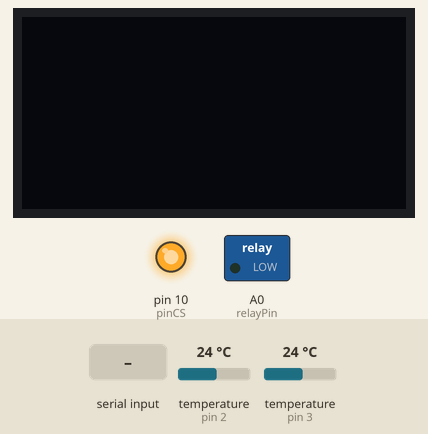
Bench run of a sketch on a simulated Arduino Uno, built with avr-gcc and run on an emulated ATmega328P. Shown: 128×64 one-colour display, switched loads named in the sketch (green lamp = pin HIGH), output pins drawn as LEDs (lit = HIGH). The test bench sets the inputs (shaded band); at power-on: temperature (sensors on pin 2, pin 3) 24 °C. Storage starts empty; what the sketch prints to the serial monitor is not drawn.

Above: at 1.3 s.
1.4 s: "3" received over Serial
At 4.0 s:
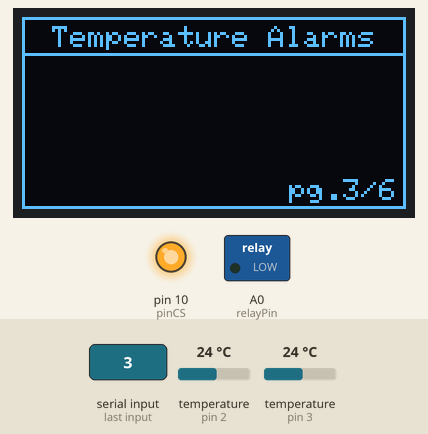
4.1 s: byte 55 (55) received over Serial
At 6.0 s:
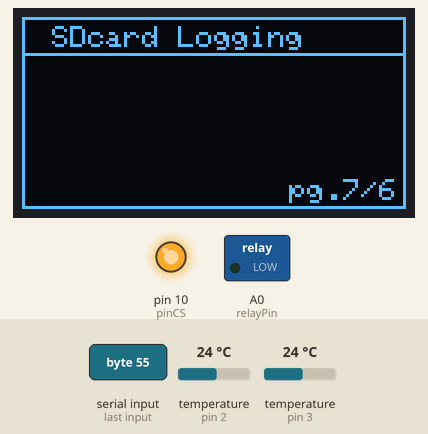
9.5 s: "1" received over Serial
At 14.4 s:
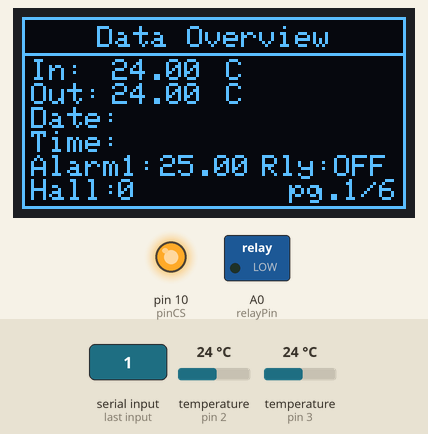
14.9 s: temperature (sensor on pin 2) set to 25.6 °C
At 17.4 s:
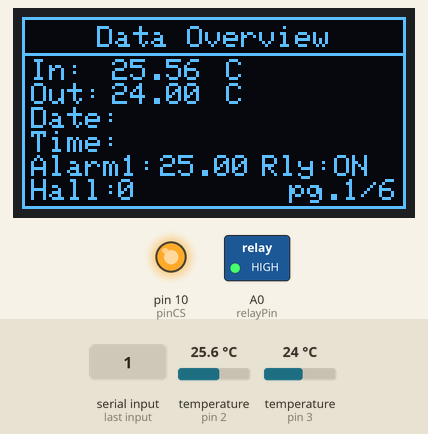
20.3 s: "2" received over Serial
At 24.2 s:
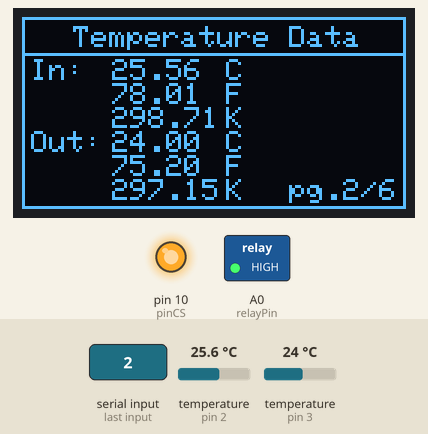
25.7 s: "4" received over Serial
At 26.63 s:
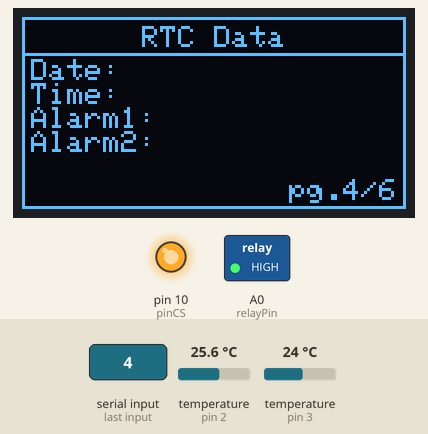
Timing chart, 0 to 28.7 s (numbered marks = the images above; inputs shaded):
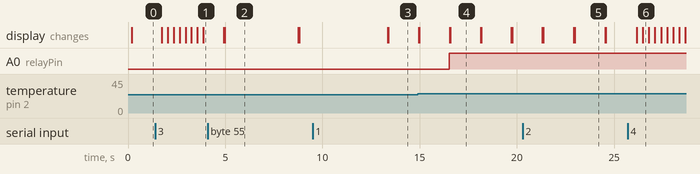

Measured:
- the behaviour switches between 24.9 and 25 °C on temperature (sensor on pin 2) (found by bisection; images 3 and 4)
- after the input at 4.1 s, the display: first changes after 0.84 s (image 2 shows a later state)
- after the input at 9.5 s, the display: first changes after 3.9 s (image 3 shows a later state)
- after the input at 14.9 s, A0 (relayPin): LOW → HIGH after 1.6 s; the display: first differs from a run without the input after 1.7 s (image 4)
- after the input at 20.3 s, the display: first differs from a run without the input after 2.6 s (image 5 shows a later state)
- what the display in image 2 shows lasts 3.8 s, from 5.0 s to 8.8 s
- what the display in image 4 shows lasts 1.5 s, from 16.6 s to 18.1 s

The sketch:

TwoDS18B20_OneOLED.ino
```cpp
//
// FILE: TwoDS18B20_OneOLED.ino
// AUTHOR: Vlad Maris
// VERSION: 0.3.00
// PURPOSE: two pins for two sensors demo, with OLED display on I2C
// DATE: 2022-10-30
//


//
// Sensor shield v5.0 pinout:
//
// Pin0 Hall sensor
// Pin1 burnt ?!
// Pin2 DS18B20 interior
// Pin3 DS18B20 exterior
// Pin4
// Pin5
// Pin6
// Pin7
// Pin8
// Pin9
// Pin10 SDcard CS
// Pin11 SDcard MOSI
// Pin12 SDcard MISO
// Pin13 SDcard SCK
// PinA0 Relay
//

#include <stdio.h>
#include <OneWire.h>
#include <DallasTemperature.h>
#include <Adafruit_GFX.h>      // Include core graphics library for the display
#include <Adafruit_SSD1306.h>  // Include Adafruit_SSD1306 library to drive the display
#include <SD.h>
#include <SPI.h>  //used for SDcard interface


#define ONE_WIRE_BUS_1 2  // assign pin 2 to interior temperature sensor
#define ONE_WIRE_BUS_2 3  // assign pin 3 to exterior temperature sensor
#define hallPin 0         //assign pin 0 to hall sensor
#define relayPin A0       // assign pin A0 for relay control
#define tempSet 25.0      // assign treshold temperature for relay On/Off
int pinCS = 10;           //

OneWire oneWire_t1(ONE_WIRE_BUS_1);
OneWire oneWire_t2(ONE_WIRE_BUS_2);

DallasTemperature sensor_inhouse(&oneWire_t1);
DallasTemperature sensor_outhouse(&oneWire_t2);

Adafruit_SSD1306 display(128, 64);  // Create display

float T1C, T2C, T1F, T2F, T1K, T2K;  // used to store values read from temperature sensors

float *T1Cptr, *T2Cptr, *T1Fptr, *T2Fptr, *T1Kptr, *T2Kptr;  // used to pass the temperature sensors readings

short displayMode;     // Used to navigate between active functions
short oldDisplayMode;  // Used as backup if the new value is not OK

bool isField;  // used for signaling the presence of a field near Hall sensor
bool isRelay;  // used for signaling the relay state

File myFile;  // the file used to log data on SDcard

void setup(void) {

  delay(100);  // This delay is needed to let the display to initialize

  display.begin(SSD1306_SWITCHCAPVCC, 0x3C);  // Initialize display with the I2C address of 0x3C

  display.clearDisplay();  // Clear the buffer

  cli();  //stop interrupts

  //set timer4 interrupt at 1Hz
  TCCR1A = 0;  // set entire TCCR1A register to 0
  TCCR1B = 0;  // same for TCCR1B
  TCNT1 = 0;   //initialize counter value to 0
  // set compare match register for 1hz increments
  OCR1A = 3906 / 1;  // = (16*10^6) / (1*1024) - 1 (must be <65536)
  // turn on CTC mode
  TCCR1B |= (1 << WGM12);
  // Set CS12 and CS10 bits for 1024 prescaler
  TCCR1B |= (1 << CS12) | (1 << CS10);
  // enable timer compare interrupt
  TIMSK1 |= (1 << OCIE1A);

  sei();  //allow interrupts

  sensor_inhouse.begin();

  sensor_outhouse.begin();

  Serial.begin(9600);  // set serial comm baudrate

  Serial.println("Two Sensors, One Display");  // Print on serial the title of this program

  pinMode(relayPin, OUTPUT);  // sets the digital pin A0 as output

  pinMode(hallPin, INPUT);  // sets the digital pin 9 as output

  display.setTextColor(WHITE);  // Set color of the text

  display.setRotation(0);  // Set orientation. Goes from 0, 1, 2 or 3

  display.setTextWrap(false);  // By default, long lines of text are set to automatically wrap back to the leftmost column.

  display.setTextSize(0);  // Set text size. We are using a custom font so you should always use the text size of 0

  display.dim(1);  //Set brightness (0 is maximun and 1 is a little dim)

  displayMode = 49;     // Initialize displaymode with 49==0, the value read from serial monitor; used for navigating between active functions
  oldDisplayMode = 49;  // Initialize the oldvalue

  T1Cptr = &T1C;
  T2Cptr = &T2C;
  T1Fptr = &T1F;
  T2Fptr = &T2F;
  T1Kptr = &T1K;
  T2Kptr = &T2K;

  pinMode(pinCS, OUTPUT);  //set for sdcard interface
  digitalWrite(10, HIGH);

  // SDcard Initialization
  if (SD.begin()) {
    Serial.println("SDcard is ready to use.");
  } else {
    Serial.println("SDcard initialization failed");
    return;
  }
}


// this is the main loop that switches between the defined functions, as received from serial port treated with interruption
void loop(void) {
  if (displayMode == 49) {                          //if 1 is read
    myFirstPage();                                  // run first page
  } else if (displayMode == 50) {                   //if 2 is read
    mySecondPage();                                 // run second page
  } else if (displayMode == 51) {                   //if 3 is read
    myThirdPage();                                  //run third page
  } else if (displayMode == 52) {                   //if 4 is read
    myFourthPage();                                 // run fourth page
  } else if (displayMode == 53) {                   //if 5 is read
    myFifthPage();                                  // run fifth page
  } else if (displayMode == 54) {                   //if 6 is read
    mySixthPage();                                  // run sixth page
  } else if (displayMode == 55) {                   //if 7 is read
    mySeventhPage();                                // run seventh page
  } else {                                          //if none
    Serial.println("displayMode uninitialised!!");  // announce no value for page to be displayed; failsafe mechanism
    displayMode = 49;                               // initialise
    myFirstPage();                                  //ensure enter in something
  }
}  //end of loop


// this function reads and displays general sensor readings, RTC, relay
void myFirstPage() {
  //print sensor data when displayMode equals 1
  sensor_inhouse.requestTemperatures();          //get temperatures for first sensor
  *T1Cptr = sensor_inhouse.getTempCByIndex(0);   //get celsius value
  sensor_outhouse.requestTemperatures();         //get temperatures for second sensor
  *T2Cptr = sensor_outhouse.getTempCByIndex(0);  //get celsius value

  if (*T1Cptr < tempSet) {
    digitalWrite(relayPin, LOW);
    isRelay = 0;
  } else {
    digitalWrite(relayPin, HIGH);
    isRelay = 1;
  }

  isField = digitalRead(hallPin);  //read the hall sensor output

  initPage(1);  //draw the frame for page 1

  display.setCursor(25, 3);  // (x,y)

  display.println("Data Overview");  // Text or value to print

  display.setCursor(3, 14);  // (x,y)

  display.println("In:");  // Text or value to print

  printTemp1C(30, 14);  // (x,y)

  printUnit1C(68, 14);  // (x,y)

  display.setCursor(3, 22);  // (x,y)

  display.println("Out:");  // Text or value to print

  printTemp2C(30, 22);  // (x,y)

  printUnit2C(68, 22);  // (x,y)

  display.setCursor(3, 30);  // (x,y)

  display.println("Date:");  // Text or value to print

  display.setCursor(3, 38);  // (x,y)

  display.println("Time:");  // Text or value to print

  display.setCursor(3, 46);  // (x,y)

  display.println("Alarm1:");  // Text or value to print

  display.setCursor(46, 46);  // (x,y)

  display.println(tempSet);  // Text or value to print

  display.setCursor(3, 54);  // (x,y)

  display.println("Hall:");  // Text or value to print

  display.setCursor(32, 54);  // (x,y)

  display.println(isField);  // Text or value to print

  display.setCursor(80, 46);  // (x,y)

  display.println("Rly:");  // Text or value to print

  display.setCursor(104, 46);  // (x,y)

  if (isRelay == 1) {
    display.println("ON");
  } else {
    display.println("OFF");
  };

  display.display();  // Print everything we set previously

  return;
}

// this function reads and displays temperature sensors readings
void mySecondPage() {
  //print sensor data when displayMode equals 2
  sensor_inhouse.requestTemperatures();         //get temperatures for first sensor
  *T1Cptr = sensor_inhouse.getTempCByIndex(0);  //get celsius value
  *T1Fptr = sensor_inhouse.getTempFByIndex(0);  //get fahrenheit value
  *T1Kptr = *T1Cptr + 273.15;                   //convert celsius to kelvin

  sensor_outhouse.requestTemperatures();         //get temperatures for second sensor
  *T2Cptr = sensor_outhouse.getTempCByIndex(0);  //get celsius value
  *T2Fptr = sensor_outhouse.getTempFByIndex(0);  //get fahrenheit value
  *T2Kptr = *T2Cptr + 273.15;                    //convert celsius to kelvin

  initPage(2);  //draw the frame for page 2

  display.setCursor(17, 3);  // (x,y)

  display.println("Temperature Data");  // Text or value to print

  // first sensor display

  display.setCursor(3, 14);  // (x,y)

  display.println("In:");  // Text or value to print

  printTemp1C(30, 14);  // (x,y)

  printUnit1C(68, 14);  // (x,y)

  printTemp1F(30, 22);  // (x,y)

  printUnit1F(68, 22);  // (x,y)

  printTemp1K(30, 30);  // (x,y)

  printUnit1K(68, 30);  // (x,y)


  //second sensor display

  display.setCursor(3, 38);  // (x,y) 4th line

  display.println("Out:");  // Text or value to print

  printTemp2C(30, 38);  // (x,y)

  printUnit2C(68, 38);  // (x,y) 4th line

  printTemp2F(30, 46);  // (x,y)

  printUnit2F(68, 46);  // (x,y) 4th line

  printTemp2K(30, 54);  // (x,y)

  printUnit2K(68, 54);  // (x,y) 4th line

  display.display();  // Print everything we set previously

  return;
}

// this function reads and displays temperature alarms
void myThirdPage() {
  //display something when displayMode equals 3
  initPage(3);  //draw the frame for page 3

  display.setCursor(10, 3);  // (x,y)

  display.println("Temperature Alarms");  // Text or value to print

  display.display();  // Print everything we set previously

  return;
}

// this function reads and displays RTC data
void myFourthPage() {
  //display time and date when displayMode equals 4
  initPage(4);  //draw the frame for page 4

  display.setCursor(40, 3);  // (x,y)

  display.println("RTC Data");  // Text or value to print

  display.setCursor(3, 14);  // (x,y)

  display.println("Date:");  // Text or value to print

  display.setCursor(3, 22);  // (x,y)

  display.println("Time:");  // Text or value to print

  display.setCursor(3, 30);  // (x,y)

  display.println("Alarm1:");  // Text or value to print

  display.setCursor(3, 38);  // (x,y)

  display.println("Alarm2:");  // Text or value to print

  display.display();  // Print everything we set previously

  return;
}

// this function reads and displays GSM data
void myFifthPage() {
  //display something when displayMode equals 5
  initPage(5);  //draw the frame for page 5

  display.setCursor(40, 3);  // (x,y)

  display.println("GSM Data");  // Text or value to print

  display.display();  // Print everything we set previously

  return;
}


// this function reads and displays ambient light sensor readings
void mySixthPage() {

  //display something when displayMode equals 6
  initPage(6);  //draw the frame for page 6

  display.setCursor(10, 3);  // (x,y)

  display.println("Ambient Light Data");  // Text or value to print

  display.display();  // Print everything we set previously


  return;
}


// this function writes to sd
void mySeventhPage() {

  sensor_inhouse.requestTemperatures();         //get temperatures for first sensor
  *T1Cptr = sensor_inhouse.getTempCByIndex(0);  //get celsius value

  //display something when displayMode equals 7
  initPage(7);  //draw the frame for page 7

  display.setCursor(10, 3);  // (x,y)

  display.println("SDcard Logging");  // Text or value to print

  display.display();  // Print everything we set previously

  myFile = SD.open("log.txt", FILE_WRITE);
  if (myFile) {
   // myFile.print(sensor_inhouse.getTempCByIndex(0));
    myFile.print(",");
    myFile.close();  // close the file
  }
  // if the file didn't open, print an error:
  else {
    Serial.println("error opening test.txt");
  }
  delay(3000);

  return;
}

// this function draws the frame of the display, frame of the title and current page based on given input
void initPage(short a) {

  display.clearDisplay();  // Clear the display so we can refresh

  display.drawRect(0, 0, 128, 64, WHITE);  // Draw rectangle (x,y,width,height,color)

  display.drawLine(0, 12, 128, 12, WHITE);  // Draw rectangle (x,y,width,height,color)

  display.setCursor(89, 54);  // (x,y)

  display.println("pg.");  // Display page count

  display.setCursor(107, 54);  // (x,y)

  display.println(a);  // Display page count

  display.setCursor(113, 54);  // (x,y)

  display.println("/6");  // Display page count

  display.display();  // Print everything we set previously; if only frame is displayed, remove this line

  return;
}

// this function reads the desired display page, from serial monitor: 49==pg0. 50==pg1... (ascii codes of input symbols)
void checkDisplayMode() {

  displayMode = Serial.read();  //read input from serial interface

  if (displayMode != 49 && displayMode != 50 && displayMode != 51 && displayMode != 52 && displayMode != 53 && displayMode != 54 && displayMode != 55) {  //check for valid input value
    //Serial.println("Invalid Input!");                                                      //announce invalid input value; not used because se mai receptioneaza balarii pe interfata serial
    displayMode = oldDisplayMode;  //if value is valid, keep
  } else {
    oldDisplayMode = displayMode;  //if value is invalid, reset to previous value
    Serial.println(displayMode);   //print the input
  }
  return;
}

ISR(TIMER1_COMPA_vect) {  //timer1 interrupt 4Hz toggles reading input from serial monitor

  checkDisplayMode();  //when interrupt occurs assign the received value, to displayMode
  return;
}

// processing data of first temperature sensor

void printTemp1C(int x, int y) {
  display.setCursor(x, y);       //set cursor at given coordinates
  if (*T1Cptr == -127.0) {       // Detect if sensor 1 data line is disconnected
    display.println("Disc");     // Display sensor is disconnected
  } else if (*T1Cptr == 85.0) {  // Detect if sensor power is lost
    display.println("Pwr");      // Display sensor power is lost
  } else {
    display.println(*T1Cptr);  // Display Celsius reading for sensor 1
  };
  return;
}

void printTemp1F(int x, int y) {
  display.setCursor(x, y);       //set cursor at given coordinates
  if (*T1Cptr == -127.0) {       // Detect if sensor 1 data line is disconnected
    display.println("Disc");     // Display sensor is disconnected
  } else if (*T1Cptr == 85.0) {  // Detect if sensor power is lost
    display.println("Pwr");      // Display sensor power is lost
  } else {
    display.println(*T1Fptr);  // Display Fahrenheit reading for sensor 1
  };
  return;
}

void printTemp1K(int x, int y) {
  display.setCursor(x, y);       //set cursor at given coordinates
  if (*T1Cptr == -127.0) {       // Detect if sensor 1 data line is disconnected
    display.println("Disc");     // Display sensor is disconnected
  } else if (*T1Cptr == 85.0) {  // Detect if sensor power is lost
    display.println("Pwr");      // Display sensor power is lost
  } else {
    display.println(*T1Kptr);  // Display Kelvin reading for sensor 1
  };
  return;
}


// processing data of second temperature sensor

void printTemp2C(int x, int y) {
  display.setCursor(x, y);       //set cursor at given coordinates
  if (*T2Cptr == -127.0) {       // Detect if sensor 2 data line is disconnected
    display.println("Disc");     // Display sensor is disconnected
  } else if (*T2Cptr == 85.0) {  // Detect if sensor power is lost
    display.println("Pwr");      // Display sensor power is lost
  } else {
    display.println(*T2Cptr);  // Display Celsius reading for sensor 2
  };
  return;
}

void printTemp2F(int x, int y) {
  display.setCursor(x, y);       //set cursor at given coordinates
  if (*T2Cptr == -127.0) {       // Detect if sensor 2 data line is disconnected
    display.println("Disc");     // Display sensor is disconnected
  } else if (*T2Cptr == 85.0) {  // Detect if sensor power is lost
    display.println("Pwr");      // Display sensor power is lost
  } else {
    display.println(*T2Fptr);  // Display Fahrenheit reading for sensor 2
  };
  return;
}

void printTemp2K(int x, int y) {
  display.setCursor(x, y);       //set cursor at given coordinates
  if (*T2Cptr == -127.0) {       // Detect if sensor 2 data line is disconnected
    display.println("Disc");     // Display sensor is disconnected
  } else if (*T2Cptr == 85.0) {  // Detect if sensor power is lost
    display.println("Pwr");      // Display sensor power is lost
  } else {
    display.println(*T2Kptr);  // Display Kelvin reading for sensor 2
  };
  return;
}


// display measurement units for first sensor

void printUnit1C(int x, int y) {
  display.setCursor(x, y);                     //set cursor at given coordinates
  if (*T1Cptr == -127.0 || *T1Cptr == 85.0) {  //check if error
    display.println();                         // Print nothing if error
  } else {
    display.println("C");  //Print unit if all good
  };
  return;
}

void printUnit1F(int x, int y) {
  display.setCursor(x, y);                     //set cursor at given coordinates
  if (*T1Cptr == -127.0 || *T1Cptr == 85.0) {  //check if error
    display.println();                         // Print nothing if error
  } else {
    display.println("F");  //Print unit if all good
  };
  return;
}

void printUnit1K(int x, int y) {
  display.setCursor(x, y);                     // Set cursor at given coordinates
  if (*T1Cptr == -127.0 || *T1Cptr == 85.0) {  // Check if error
    display.println();                         // Print nothing if error
  } else {
    display.println("K");  //Print unit if all good
  };
  return;
}

// display measurement units for second sensor

void printUnit2C(int x, int y) {
  display.setCursor(x, y);                     // Set cursor at given coordinates
  if (*T2Cptr == -127.0 || *T2Cptr == 85.0) {  // Check if error
    display.println();                         // Print nothing if error
  } else {
    display.println("C");  //Print unit if all good
  };
  return;
}

void printUnit2F(int x, int y) {
  display.setCursor(x, y);                     //set cursor at given coordinates
  if (*T2Cptr == -127.0 || *T2Cptr == 85.0) {  //check if error
    display.println();                         // Print nothing if error
  } else {
    display.println("F");  //Print unit if all good
  };
  return;
}

void printUnit2K(int x, int y) {
  display.setCursor(x, y);                     //set cursor at given coordinates
  if (*T2Cptr == -127.0 || *T2Cptr == 85.0) {  //check if error
    display.println();                         // Print nothing if error
  } else {
    display.println("K");  //Print unit if all good
  };
  return;
}
```
